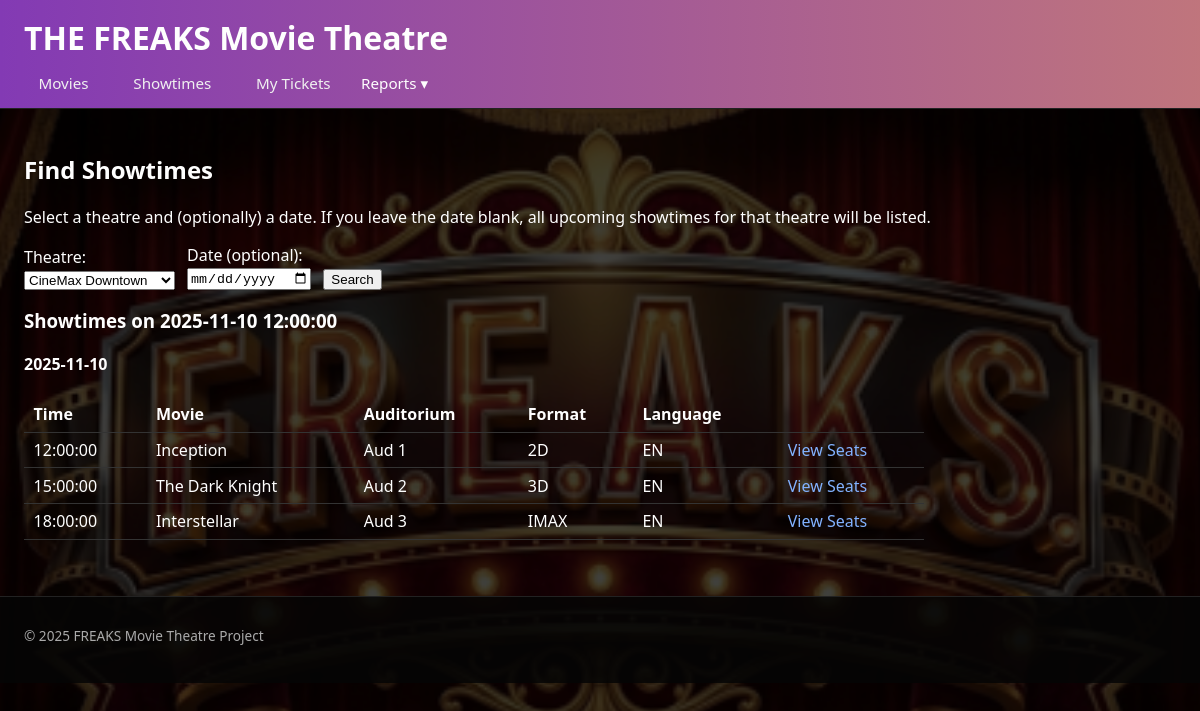
Screenshot of /Movie-theater-Webapp/public/showtimes.php?show_date=2025-11-10 12:00:00 with the database file from the repository.
### tables this page shows
CREATE TABLE Showtime (
  showtime_ID INT AUTO_INCREMENT PRIMARY KEY,
  movie_ID INT NOT NULL,
  auditorium_ID INT NOT NULL,
  format VARCHAR(10),
  language VARCHAR(20) NOT NULL,
  showDateTime DATETIME NOT NULL,
  CONSTRAINT fk_showtime_movie
    FOREIGN KEY (movie_ID)
    REFERENCES Movie(movie_ID)
    ON DELETE CASCADE
    ON UPDATE CASCADE,
  CONSTRAINT fk_showtime_auditorium
    FOREIGN KEY (auditorium_ID)
    REFERENCES Auditorium(auditorium_ID)
    ON DELETE CASCADE
    ON UPDATE CASCADE
   
);

CREATE TABLE Movie (
  movie_ID INT AUTO_INCREMENT PRIMARY KEY,
  title VARCHAR(200) NOT NULL,
  runtime INT NOT NULL CHECK (runtime > 0),  
  releaseDate DATE NOT NULL,
  mpaaRating VARCHAR(10)
);

CREATE TABLE Auditorium (
  auditorium_ID INT AUTO_INCREMENT PRIMARY KEY,
  name VARCHAR(50) NOT NULL,
  totalSeats INT NOT NULL CHECK (totalSeats > 0),
  theatre_ID INT NOT NULL,
  CONSTRAINT fk_auditorium_theatre
    FOREIGN KEY (theatre_ID)
    REFERENCES Theatre(theatre_ID)
    ON DELETE CASCADE
    ON UPDATE CASCADE
);

### Movie-theater-Webapp/public/showtimes.php (the view, shortened to what this page needs)
<?php
require_once __DIR__ . '/../includes/header.php';
$pdo = getPDO();
$theatreStmt = $pdo->query("SELECT theatre_ID, name FROM Theatre ORDER BY name");
$theatres = $theatreStmt->fetchAll();
$selectedTheatreId = get_int_from_get('theatre_id');
if ($selectedTheatreId === null) {
    $selectedTheatreId = (int)$theatres[0]['theatre_ID'];
}
$selectedDate = trim($_GET['show_date'] ?? '');
$sql = "
    SELECT
        s.showtime_ID,
        s.showDateTime,
        s.format,
        s.language,
        m.title         AS movie_title,
        a.name          AS auditorium_name
    FROM Showtime s
    JOIN Movie      m ON s.movie_ID      = m.movie_ID
    JOIN Auditorium a ON s.auditorium_ID = a.auditorium_ID
    WHERE a.theatre_ID = :theatre_id
";
$params = [
    ':theatre_id' => $selectedTheatreId,
];
if ($selectedDate !== '') {
    $sql .= " AND DATE(s.showDateTime) = :show_date ";
    $params[':show_date'] = $selectedDate;
}
$sql .= " ORDER BY s.showDateTime, m.title";
$showStmt = $pdo->prepare($sql);
$showStmt->execute($params);
$showtimes = $showStmt->fetchAll();
$showtimesByDate = [];
foreach ($showtimes as $row) {
    $date = substr($row['showDateTime'], 0, 10);
    if (!isset($showtimesByDate[$date])) {
        $showtimesByDate[$date] = [];
    }
    $showtimesByDate[$date][] = $row;
}
?>
<h2>Find Showtimes</h2>
<p>
    Select a theatre and (optionally) a date.
    If you leave the date blank, all upcoming showtimes for that theatre will be listed.
</p>
<form method="get" action="" style="display:flex; flex-wrap:wrap; gap:0.75rem; align-items:flex-end; margin-bottom:1rem;">
    <div>
        <label for="theatre_id">Theatre:</label><br>
        <select name="theatre_id" id="theatre_id">
            <?php foreach ($theatres as $theatre): ?>
                <option value="<?= htmlspecialchars($theatre['theatre_ID']) ?>"
                    <?= $selectedTheatreId === (int)$theatre['theatre_ID'] ? 'selected' : '' ?>>
                    <?= htmlspecialchars($theatre['name']) ?>
                </option>
            <?php endforeach; ?>
        </select>
    </div>
    <div>
        <label for="show_date">Date (optional):</label><br>
        <input type="date" name="show_date" id="show_date"
               value="<?= htmlspecialchars($selectedDate) ?>">
    </div>
    <div>
        <button type="submit">Search</button>
    </div>
</form>
<?php if (empty($showtimes)): ?>
    <?php if ($selectedDate !== ''): ?>
        <p>No showtimes found for this theatre on <strong><?= htmlspecialchars($selectedDate) ?></strong>.</p>
    <?php else: ?>
        <p>No showtimes found for this theatre.</p>
    <?php endif; ?>
<?php else: ?>
    <?php if ($selectedDate !== ''): ?>
        <h3>Showtimes on <?= htmlspecialchars($selectedDate) ?></h3>
    <?php else: ?>
        <h3>Upcoming Showtimes</h3>
    <?php endif; ?>
    <?php foreach ($showtimesByDate as $date => $rows): ?>
        <h4 style="margin-top:1.25rem;"><?= htmlspecialchars($date) ?></h4>
        <table>
            <thead>
                <tr>
                    <th>Time</th>
                    <th>Movie</th>
                    <th>Auditorium</th>
                    <th>Format</th>
                    <th>Language</th>
                    <th></th>
                </tr>
            </thead>
            <tbody>
                <?php foreach ($rows as $st): ?>
                    <tr>
                        <td><?= htmlspecialchars(substr($st['showDateTime'], 11)) ?></td>
                        <td><?= htmlspecialchars($st['movie_title']) ?></td>
                        <td><?= htmlspecialchars($st['auditorium_name']) ?></td>
                        <td><?= htmlspecialchars($st['format']) ?></td>
                        <td><?= htmlspecialchars($st['language']) ?></td>
                        <td>
                            <a href="seats.php?showtime_id=<?= urlencode($st['showtime_ID']) ?>">
                                View Seats
                            </a>
                        </td>
                    </tr>
                <?php endforeach; ?>
            </tbody>
        </table>
    <?php endforeach; ?>
<?php endif; ?>
<?php
require_once __DIR__ . '/../includes/footer.php';

### Movie-theater-Webapp/public/assets/css/style.css (style rules this page uses)
* { box-sizing: border-box; }
body { margin: 0; font-family: system-ui, -apple-system, BlinkMacSystemFont, "Segoe UI", sans-serif; color: #fefefe; background-image: url("../img/freak_background.png"); background-size: cover; background-position: center; background-repeat: no-repeat; background-attachment: fixed; }
body::before { content: ""; position: fixed; inset: 0; background: rgba(0, 0, 0, 0.75); z-index: -1; }
a { color: #82b2ff; text-decoration: none; }
table { border-collapse: collapse; width: 100%; max-width: 900px; }
th, td { padding: 0.4rem 0.6rem; border-bottom: 1px solid #333; text-align: left; }
th { font-weight: 600; }

### rows the page displays
showtime: showDateTime "2025-11-10", showDateTime "18:00:00", movie_ID.title "Interstellar", auditorium_ID.name "Aud 3", format "IMAX", language "EN"
showtime: showDateTime "12:00:00", movie_ID.title "Inception", auditorium_ID.name "Aud 1", format "2D", language "EN"
showtime: showDateTime "15:00:00", movie_ID.title "The Dark Knight", auditorium_ID.name "Aud 2", format "3D", language "EN"

### other values shown
$selectedDate "2025-11-10 12:00:00"
form field theatre_id "CineMax Downtown"
